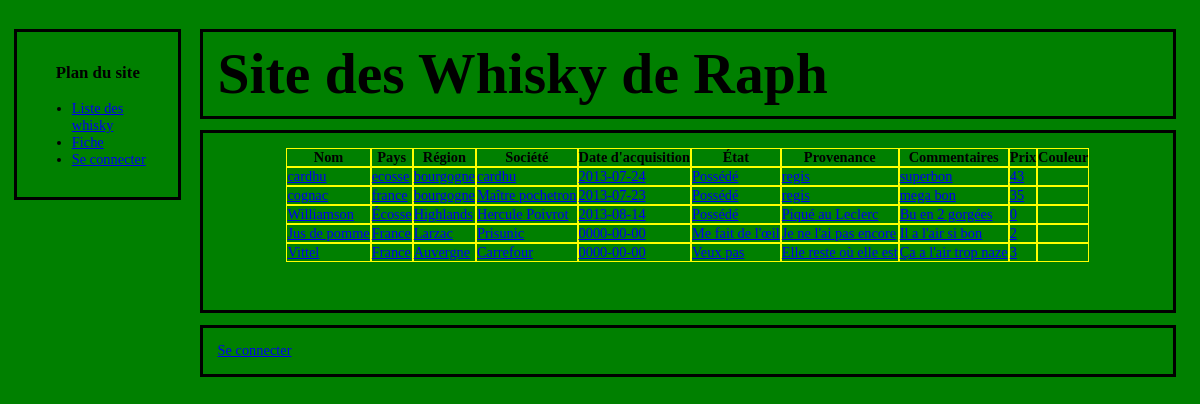
The page / on the database its author committed.
### tables this page shows
CREATE TABLE IF NOT EXISTS `raph_categ` (
  `id` int(11) NOT NULL AUTO_INCREMENT,
  `catnom` varchar(255) NOT NULL,
  `fiche_priv` tinyint(1) NOT NULL,
  `fiche_pub` tinyint(1) NOT NULL,
  `liste_priv` tinyint(1) NOT NULL,
  `liste_pub` tinyint(1) NOT NULL,
  PRIMARY KEY (`id`)
);

CREATE TABLE IF NOT EXISTS `raph` (
  `id` int(11) NOT NULL AUTO_INCREMENT,
  `1` varchar(255) NOT NULL,
  `2` varchar(255) NOT NULL,
  `3` varchar(255) NOT NULL,
  `5` varchar(255) NOT NULL,
  `6` date NOT NULL,
  `7` varchar(255) NOT NULL,
  `8` varchar(255) NOT NULL,
  `9` varchar(255) NOT NULL,
  `10` float(11,0) NOT NULL,
  `24` varchar(255) NOT NULL,
  PRIMARY KEY (`id`)
);

### bdd.php (called while the page is built, shortened)
<?php
	switch ($_SERVER['SERVER_NAME'])
	{
	  case "localhost":
		$db_name = 'whiskyonline';
		break;
	}
?>

### class/Categories.class.php (called while the page is built, shortened)
<?php
class Categories
{
	public function getCategories()
	{
		include_once("bdd.php");
		$sql ='SET NAMES UTF8';
		$sql ='SELECT * FROM whiskyonline.raph_categ ';
		$req = mysql_query($sql) or die('Erreur SQL !<br>'.$sql.'<br>'.mysql_error());
		while($data = mysql_fetch_assoc($req))
			{
				$liste_pub=$data['liste_pub'];
				$liste_priv=$data['liste_priv'];
				$fiche_pub=$data['fiche_pub'];
				$fiche_priv=$data['fiche_priv'];
				$catnom=$data['catnom'];
				$id=$data['id'];
				$catid[]=array($id, $catnom, $liste_pub, $liste_priv, $fiche_pub, $fiche_priv);
			}
		return $catid;
	}
}
?>

### index.php (the view, shortened to what this page needs)
<!DOCTYPE html PUBLIC "-//W3C//DTD XHTML 1.1//EN" "http://www.w3.org/TR/xhtml11/DTD/xhtml11.dtd">
<html xmlns="http://www.w3.org/1999/xhtml" xml:lang="fr" >
	<?php include("include/header.php"); ?>
	<body>
	<?php
	include("include/menu.php");
	include("class/Categories.class.php");
	$instcat = new Categories();
	echo '<div class="titre">';
	echo '<h1>Site des Whisky de Raph</h1>';
	echo '</div>';
	echo '<div class="texte">';
	$catid = $instcat->getCategories();
	echo '<table  border="0" align="center" cellpadding="0" cellspacing="0">
					<tr>';
	if (isset($_SESSION['id']))
	{
		foreach ($catid as $item)
			if ($item[3])
				echo '<th>' . $item[1] . '</th>';
	}
	else
	{
		foreach ($catid as $item)
			if ($item[2])
				echo '<th>' . $item[1] . '</th>';
	}
	echo '</tr>';
	include("bdd.php");
	$sql='SELECT * FROM raph';
	$req = mysql_query($sql) or die('Erreur SQL !<br>'.$sql.'<br>'.mysql_error());
	while($donnees = mysql_fetch_assoc($req))
	{
		echo '           <tr>';
		if (isset($_SESSION['id']))
		{
			foreach ($catid as $item)
			{
				if ($item[3])
					echo '<td><a href="fiche.php?fiche=' . $donnees['id'] . '">' . $donnees[$item[0]] . '</a></td>';
			}
		}
		else
		{
			foreach ($catid as $item)
			{
				if ($item[2])
				  {
				  echo '<td><a href="fiche.php?fiche=' . $donnees['id'] . '">' . $donnees[$item[0]] . '</a></td>';
				  }
			}
		}
		echo '           </tr>';
	}
	echo '            </table><br /><br />';
	echo '</div>';
	?>
	<?php include("include/pied.php"); ?>
	</body>
</html>

### include/header.php (shortened to what this page needs)
<head>
    <link rel="stylesheet" href="style.css" />
</head>

### include/menu.php
 <div class="menu">
     <div class="element_menu">
         <h3>Plan du site</h3>
         <ul>
             <li><a href="index.php">Liste des whisky</a></li>
 <li><a href="fiche.php">Fiche</a></li>
             <?php if (isset($_SESSION['id']))
             {
  echo '<li><a href="administration.php">Administration</a></li>';
  echo '<li><a href="deconnexion.php">Déconnexion</a></li>';
 }
 else
echo '<li><a href="connexion.php">Se connecter</a></li>';
 ?>
         </ul>
     </div>
 </div>

### include/pied.php
  <div class="pied_de_page">
      <?php
if (isset($_SESSION['id']))
{
include("include/footer_connect.php");
}
else
include("include/footer.php");
?>
  </div>

### include/footer.php
<div class="footer">
 <a href="connexion.php">Se connecter</a>
</div>

### style.css (style rules this page uses)
body { background-color: green; font-size: 0.9em; margin: 2em 1%; padding: 0; }
.texte { background-color: green; margin-bottom: 1em; }
.pied_de_page { background-color: green; }
h3 { text-align: center; }
.texte, .pied_de_page, .titre { width: 80%; border: 3px solid; padding: 1em; float: left; margin-top: 0em; margin-right: 1em; margin-left: 16%; margin-bottom: 1%; }
.titre { padding-top: 0; padding-bottom: 0; }
h1 { font-family: 'Stencil-Style-New'; font-size: 4em; padding-top: 1%; padding-bottom: 1%; margin-top: 0; margin-bottom: 0; }
.menu { border: 3px solid; padding: 1em; position: fixed; left: 1em; top: 2em; width: 11%; }
tr { border-collapse: collapse; }
td,th { border: 1px solid black; }
#fiche, td,th { border: 1px solid yellow; }

### rows shown on the page
raph_categ: catnom "Nom", id.1 "cardhu", id.1 "cognac", id.1 "Williamson", id.1 "Jus de pomme", id.1 "Vittel"
raph_categ: catnom "Pays", id.2 "ecosse", id.2 "france", id.2 "Écosse", id.2 "France"
raph_categ: catnom "Région", id.3 "bourgogne", id.3 "Highlands", id.3 "Larzac", id.3 "Auvergne"
raph_categ: catnom "Société", id "cardhu", id.5 "Maître pochetron", id.5 "Hercule Poivrot", id.5 "Prisunic", id.5 "Carrefour"
raph_categ: catnom "Date d'acquisition", id.6 "2013-07-24", id.6 "2013-07-23", id.6 "2013-08-14", id.6 "0000-00-00"
raph_categ: catnom "État", id.7 "Possédé", id.7 "Me fait de l'œil", id.7 "Veux pas"
raph_categ: catnom "Provenance", id.8 "regis", id.8 "Piqué au Leclerc", id.8 "Je ne l'ai pas encore", id.8 "Elle reste où elle est"
raph_categ: catnom "Commentaires", id.9 "superbon", id.9 "mega bon", id.9 "Bu en 2 gorgées", id.9 "Il a l'air si bon", id.9 "Ça a l'air trop naze"
raph_categ: catnom "Prix", id.10 "43", id.10 "35", id.10 "0", id.10 "2", id.10 "3"
raph_categ: catnom "Couleur"
